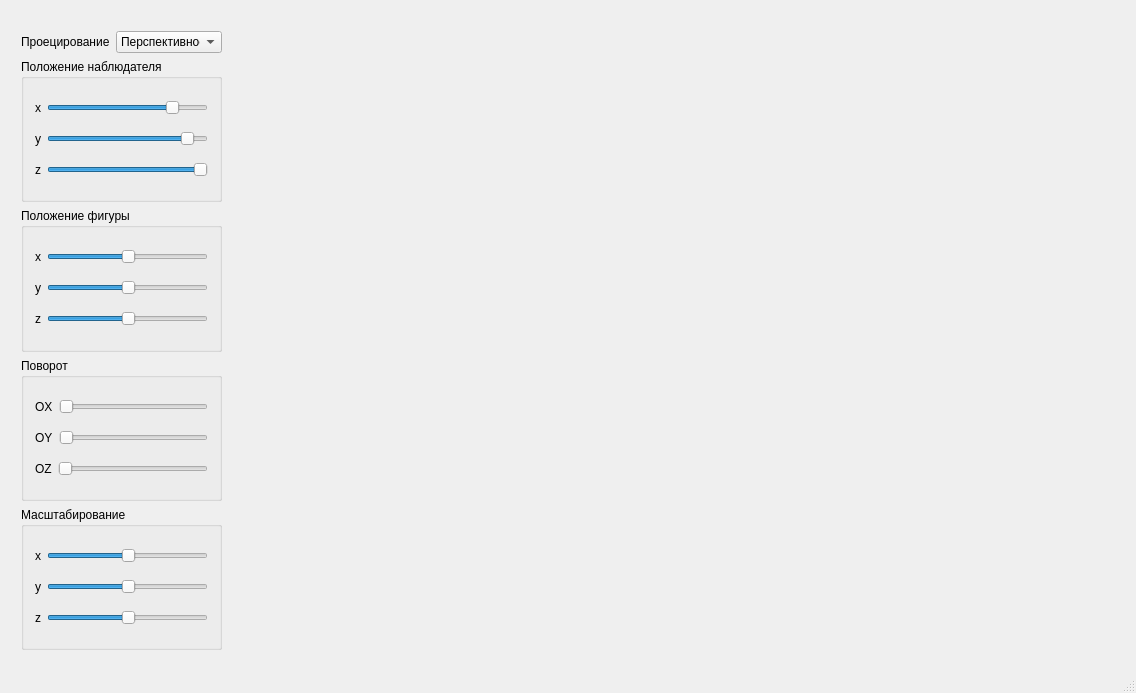
<?xml version="1.0" encoding="UTF-8"?>
<ui version="4.0">
 <class>MainWindow</class>
 <widget class="QMainWindow" name="MainWindow">
  <property name="geometry">
   <rect>
    <x>0</x>
    <y>0</y>
    <width>1136</width>
    <height>693</height>
   </rect>
  </property>
  <property name="windowTitle">
   <string>kg6</string>
  </property>
  <widget class="QWidget" name="centralWidget">
   <widget class="QWidget" name="">
    <property name="geometry">
     <rect>
      <x>10</x>
      <y>20</y>
      <width>223</width>
      <height>641</height>
     </rect>
    </property>
    <layout class="QVBoxLayout" name="verticalLayout_6">
     <item>
      <layout class="QHBoxLayout" name="horizontalLayout_13">
       <item>
        <widget class="QLabel" name="label_5">
         <property name="text">
          <string>Проецирование</string>
         </property>
        </widget>
       </item>
       <item>
        <widget class="QComboBox" name="comboBox">
         <item>
          <property name="text">
           <string>Перспективное</string>
          </property>
         </item>
         <item>
          <property name="text">
           <string>Ортогональное</string>
          </property>
         </item>
        </widget>
       </item>
      </layout>
     </item>
     <item>
      <widget class="QGroupBox" name="groupBox">
       <property name="title">
        <string>Положение наблюдателя</string>
       </property>
       <layout class="QVBoxLayout" name="verticalLayout_4">
        <item>
         <layout class="QHBoxLayout" name="horizontalLayout_4">
          <item>
           <widget class="QLabel" name="label_6">
            <property name="text">
             <string>x</string>
            </property>
           </widget>
          </item>
          <item>
           <widget class="QSlider" name="xSlider">
            <property name="value">
             <number>80</number>
            </property>
            <property name="orientation">
             <enum>Qt::Horizontal</enum>
            </property>
           </widget>
          </item>
         </layout>
        </item>
        <item>
         <layout class="QHBoxLayout" name="horizontalLayout_5">
          <item>
           <widget class="QLabel" name="label_7">
            <property name="text">
             <string>y</string>
            </property>
           </widget>
          </item>
          <item>
           <widget class="QSlider" name="ySlider">
            <property name="value">
             <number>90</number>
            </property>
            <property name="sliderPosition">
             <number>90</number>
            </property>
            <property name="orientation">
             <enum>Qt::Horizontal</enum>
            </property>
           </widget>
          </item>
         </layout>
        </item>
        <item>
         <layout class="QHBoxLayout" name="horizontalLayout_6">
          <item>
           <widget class="QLabel" name="label_8">
            <property name="text">
             <string>z</string>
            </property>
           </widget>
          </item>
          <item>
           <widget class="QSlider" name="zSlider">
            <property name="value">
             <number>99</number>
            </property>
            <property name="orientation">
             <enum>Qt::Horizontal</enum>
            </property>
           </widget>
          </item>
         </layout>
        </item>
       </layout>
      </widget>
     </item>
     <item>
      <widget class="QGroupBox" name="groupBox_3">
       <property name="title">
        <string>Положение фигуры</string>
       </property>
       <layout class="QVBoxLayout" name="verticalLayout_3">
        <item>
         <layout class="QHBoxLayout" name="horizontalLayout_7">
          <item>
           <widget class="QLabel" name="label_13">
            <property name="text">
             <string>x</string>
            </property>
           </widget>
          </item>
          <item>
           <widget class="QSlider" name="fxSlider">
            <property name="value">
             <number>50</number>
            </property>
            <property name="orientation">
             <enum>Qt::Horizontal</enum>
            </property>
           </widget>
          </item>
         </layout>
        </item>
        <item>
         <layout class="QHBoxLayout" name="horizontalLayout_8">
          <item>
           <widget class="QLabel" name="label_14">
            <property name="text">
             <string>y</string>
            </property>
           </widget>
          </item>
          <item>
           <widget class="QSlider" name="fySlider">
            <property name="value">
             <number>50</number>
            </property>
            <property name="sliderPosition">
             <number>50</number>
            </property>
            <property name="orientation">
             <enum>Qt::Horizontal</enum>
            </property>
           </widget>
          </item>
         </layout>
        </item>
        <item>
         <layout class="QHBoxLayout" name="horizontalLayout_9">
          <item>
           <widget class="QLabel" name="label_12">
            <property name="text">
             <string>z</string>
            </property>
           </widget>
          </item>
          <item>
           <widget class="QSlider" name="fzSlider">
            <property name="value">
             <number>50</number>
            </property>
            <property name="orientation">
             <enum>Qt::Horizontal</enum>
            </property>
           </widget>
          </item>
         </layout>
        </item>
       </layout>
      </widget>
     </item>
     <item>
      <widget class="QGroupBox" name="groupBox_2">
       <property name="title">
        <string>Поворот</string>
       </property>
       <layout class="QVBoxLayout" name="verticalLayout">
        <item>
         <layout class="QHBoxLayout" name="horizontalLayout">
          <item>
           <widget class="QLabel" name="label_9">
            <property name="text">
             <string>OX</string>
            </property>
           </widget>
          </item>
          <item>
           <widget class="QSlider" name="oxSlider">
            <property name="maximum">
             <number>100</number>
            </property>
            <property name="value">
             <number>0</number>
            </property>
            <property name="orientation">
             <enum>Qt::Horizontal</enum>
            </property>
           </widget>
          </item>
         </layout>
        </item>
        <item>
         <layout class="QHBoxLayout" name="horizontalLayout_2">
          <item>
           <widget class="QLabel" name="label_11">
            <property name="text">
             <string>OY</string>
            </property>
           </widget>
          </item>
          <item>
           <widget class="QSlider" name="oySlider">
            <property name="maximum">
             <number>100</number>
            </property>
            <property name="value">
             <number>0</number>
            </property>
            <property name="sliderPosition">
             <number>0</number>
            </property>
            <property name="orientation">
             <enum>Qt::Horizontal</enum>
            </property>
           </widget>
          </item>
         </layout>
        </item>
        <item>
         <layout class="QHBoxLayout" name="horizontalLayout_3">
          <item>
           <widget class="QLabel" name="label_10">
            <property name="text">
             <string>OZ</string>
            </property>
           </widget>
          </item>
          <item>
           <widget class="QSlider" name="ozSlider">
            <property name="maximum">
             <number>100</number>
            </property>
            <property name="value">
             <number>0</number>
            </property>
            <property name="sliderPosition">
             <number>0</number>
            </property>
            <property name="orientation">
             <enum>Qt::Horizontal</enum>
            </property>
           </widget>
          </item>
         </layout>
        </item>
       </layout>
      </widget>
     </item>
     <item>
      <widget class="QGroupBox" name="groupBox_4">
       <property name="title">
        <string>Масштабирование</string>
       </property>
       <layout class="QVBoxLayout" name="verticalLayout_2">
        <item>
         <layout class="QHBoxLayout" name="horizontalLayout_10">
          <item>
           <widget class="QLabel" name="label_19">
            <property name="text">
             <string>x</string>
            </property>
           </widget>
          </item>
          <item>
           <widget class="QSlider" name="sxSlider">
            <property name="value">
             <number>50</number>
            </property>
            <property name="orientation">
             <enum>Qt::Horizontal</enum>
            </property>
           </widget>
          </item>
         </layout>
        </item>
        <item>
         <layout class="QHBoxLayout" name="horizontalLayout_11">
          <item>
           <widget class="QLabel" name="label_20">
            <property name="text">
             <string>y</string>
            </property>
           </widget>
          </item>
          <item>
           <widget class="QSlider" name="sySlider">
            <property name="value">
             <number>50</number>
            </property>
            <property name="sliderPosition">
             <number>50</number>
            </property>
            <property name="orientation">
             <enum>Qt::Horizontal</enum>
            </property>
           </widget>
          </item>
         </layout>
        </item>
        <item>
         <layout class="QHBoxLayout" name="horizontalLayout_12">
          <item>
           <widget class="QLabel" name="label_18">
            <property name="text">
             <string>z</string>
            </property>
           </widget>
          </item>
          <item>
           <widget class="QSlider" name="szSlider">
            <property name="value">
             <number>50</number>
            </property>
            <property name="orientation">
             <enum>Qt::Horizontal</enum>
            </property>
           </widget>
          </item>
         </layout>
        </item>
       </layout>
      </widget>
     </item>
    </layout>
   </widget>
  </widget>
  <widget class="QStatusBar" name="statusBar"/>
 </widget>
 <layoutdefault spacing="6" margin="11"/>
 <resources/>
 <connections/>
</ui>
